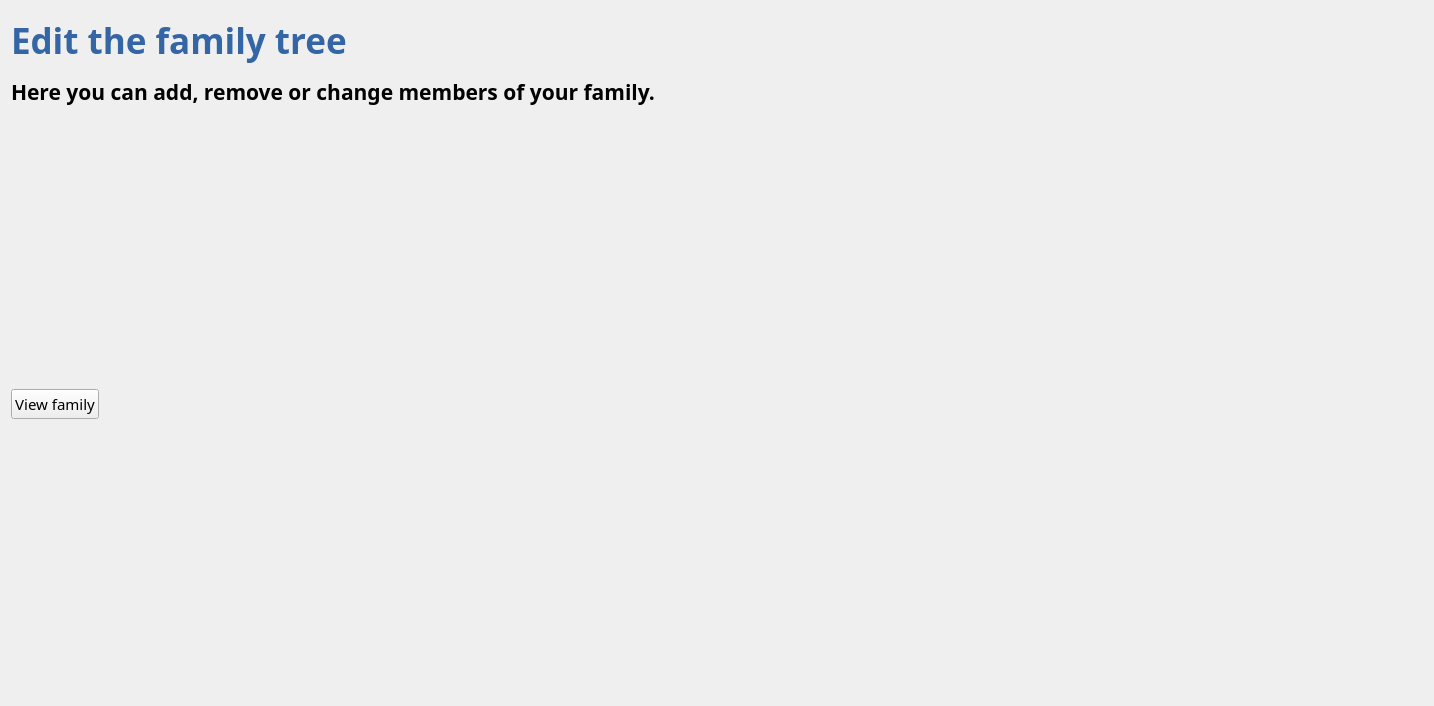
<?xml version="1.0" encoding="UTF-8"?>
<ui version="4.0">
 <class>EditPage</class>
 <widget class="QWidget" name="EditPage">
  <property name="geometry">
   <rect>
    <x>0</x>
    <y>0</y>
    <width>1434</width>
    <height>706</height>
   </rect>
  </property>
  <property name="sizePolicy">
   <sizepolicy hsizetype="MinimumExpanding" vsizetype="MinimumExpanding">
    <horstretch>0</horstretch>
    <verstretch>0</verstretch>
   </sizepolicy>
  </property>
  <property name="minimumSize">
   <size>
    <width>841</width>
    <height>500</height>
   </size>
  </property>
  <property name="maximumSize">
   <size>
    <width>2000</width>
    <height>2000</height>
   </size>
  </property>
  <property name="windowTitle">
   <string>Form</string>
  </property>
  <layout class="QGridLayout" name="gridLayout">
   <item row="0" column="0">
    <layout class="QVBoxLayout" name="verticalLayout">
     <item>
      <widget class="QLabel" name="LabelViewFamily">
       <property name="sizePolicy">
        <sizepolicy hsizetype="Fixed" vsizetype="Fixed">
         <horstretch>0</horstretch>
         <verstretch>0</verstretch>
        </sizepolicy>
       </property>
       <property name="minimumSize">
        <size>
         <width>400</width>
         <height>60</height>
        </size>
       </property>
       <property name="font">
        <font>
         <family>Sawasdee</family>
         <pointsize>26</pointsize>
         <weight>75</weight>
         <bold>true</bold>
        </font>
       </property>
       <property name="text">
        <string>&lt;html&gt;&lt;head/&gt;&lt;body&gt;&lt;p&gt;&lt;span style=&quot; color:#3465a4;&quot;&gt;Edit the family tree&lt;/span&gt;&lt;/p&gt;&lt;/body&gt;&lt;/html&gt;</string>
       </property>
      </widget>
     </item>
     <item>
      <widget class="QLabel" name="LabelViewDescrip">
       <property name="sizePolicy">
        <sizepolicy hsizetype="Fixed" vsizetype="Fixed">
         <horstretch>0</horstretch>
         <verstretch>0</verstretch>
        </sizepolicy>
       </property>
       <property name="font">
        <font>
         <family>Sawasdee</family>
         <pointsize>16</pointsize>
         <weight>75</weight>
         <bold>true</bold>
        </font>
       </property>
       <property name="text">
        <string>Here you can add, remove or change members of your family.</string>
       </property>
      </widget>
     </item>
     <item>
      <layout class="QHBoxLayout" name="horizontalLayout">
       <item>
        <layout class="QVBoxLayout" name="panel">
         <item>
          <layout class="QVBoxLayout" name="editPanel"/>
         </item>
         <item>
          <widget class="QPushButton" name="ButtonViewFamily">
           <property name="font">
            <font>
             <family>Sawasdee</family>
             <pointsize>11</pointsize>
            </font>
           </property>
           <property name="text">
            <string>View family</string>
           </property>
          </widget>
         </item>
        </layout>
       </item>
       <item>
        <widget class="QWidget" name="DisplayWidget" native="true">
         <property name="sizePolicy">
          <sizepolicy hsizetype="Expanding" vsizetype="Expanding">
           <horstretch>0</horstretch>
           <verstretch>0</verstretch>
          </sizepolicy>
         </property>
        </widget>
       </item>
      </layout>
     </item>
    </layout>
   </item>
  </layout>
 </widget>
 <resources/>
 <connections/>
</ui>
